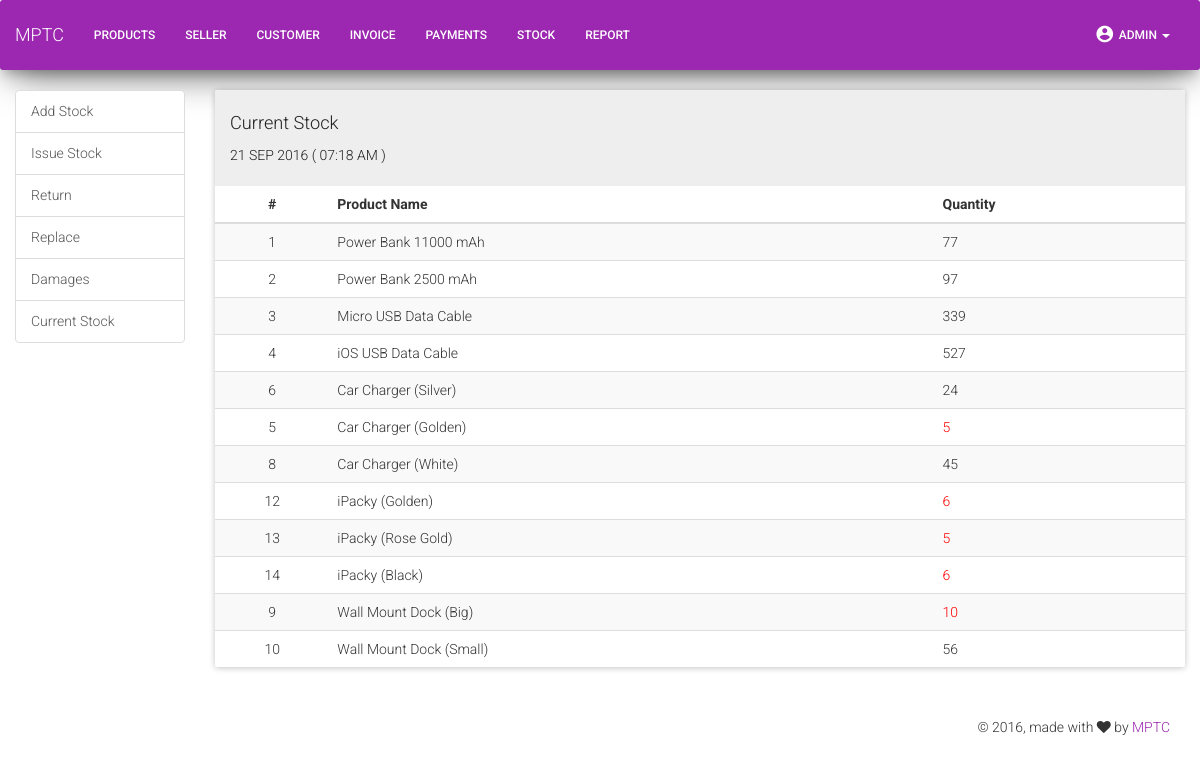
Page /currentStock.php (signed in) on the committed database.
### tables this page shows
CREATE TABLE `current_stock` (
  `stockID` int(11) NOT NULL,
  `pid` int(11) NOT NULL,
  `qty` int(11) NOT NULL,
  `uby` varchar(10) NOT NULL,
  `udate` timestamp NOT NULL DEFAULT CURRENT_TIMESTAMP ON UPDATE CURRENT_TIMESTAMP
);

CREATE TABLE `product` (
  `pid` int(11) NOT NULL,
  `pname` varchar(50) NOT NULL,
  `cid` int(11) NOT NULL,
  `pcode` varchar(50) NOT NULL,
  `pcolor` int(11) NOT NULL,
  `price` int(11) NOT NULL,
  `ptax` int(11) NOT NULL,
  `cby` varchar(50) NOT NULL,
  `cdate` timestamp NOT NULL DEFAULT CURRENT_TIMESTAMP,
  `uby` varchar(50) NOT NULL,
  `udate` timestamp NOT NULL DEFAULT CURRENT_TIMESTAMP ON UPDATE CURRENT_TIMESTAMP
);

### currentStock.php (the view, shortened to what this page needs)
<?php
include 'db.php';
require 'header.php';
require 'navbar.php';
?>
<body>
    <div class="container-fluid">
        <div class="row">
            <div class="col-xs-12 col-sm-4 col-md-2">
                <div class="list-group">
                    <a href="adstock.php" class="list-group-item">Add Stock</a>
                    <a href="stockIssue.php" class="list-group-item">Issue Stock</a>
                    <a href="return-form.php" class="list-group-item">Return</a>
                    <a href="return-form.php" class="list-group-item">Replace</a>
                    <a href="return-form.php" class="list-group-item">Damages</a>
                    <a href="currentStock.php" class="list-group-item">Current Stock</a>
                </div>
            </div>
            <div class="col-xs-12 col-sm-4 col-md-10">
                <?php
                $sql = "SELECT product.pid, product.pname, product.price, current_stock.qty FROM current_stock INNER JOIN product ON current_stock.pid = product.pid";
                                $result = $conn->query($sql);
                                if ($result->num_rows > 0) {
                ?>
                <div class="panel panel-default">
                    <div class="panel-heading"><h4>Current Stock</h4><h6><?php
                        echo date('d M Y ( h:i A )');
                        ?></h6>
                    </div>
                    <table class="table table-hover table-striped">
                        <thead>
                            <tr>
                                <th class="text-center">#</th>
                                <th>Product Name</th>
                                <th>Quantity</th>
                            </tr>
                        </thead>
                        <tbody>
                            <?php
                                    while($row = $result->fetch_assoc()) {
                                        if($row['qty']< 21){
                                            echo "<tr><td class='text-center'>". $row['pid']. "</td><td> " . $row['pname']. "</td><td style='color:red'>" . $row['qty']."</td></tr>";
                                        } else {
                                            echo "<tr><td class='text-center'>". $row['pid']. "</td><td> " . $row['pname']. "</td><td>" . $row['qty']."</td></tr>";
                                        }
                                    }
                                } else {
                                    echo "0 results";
                                }
                            ?>
                        </tbody>
                    </table>
                </div>
            </div>
        </div>
    </div>
<?php
require 'footer.php';

### header.php (shortened to what this page needs)
<!doctype html>
<html lang="en">
    <head>
	<link rel="stylesheet" href="https://maxcdn.bootstrapcdn.com/font-awesome/4.5.0/css/font-awesome.min.css" />
        <link href="bootmdl/assets/css/bootstrap.min.css" rel="stylesheet" />
        <link href="bootmdl/assets/css/material-kit.css" rel="stylesheet"/>
        <link rel="stylesheet" href="jQuery/jquery-ui.css">
    </head>

### navbar.php (shortened to what this page needs)
<nav class="navbar navbar-default" role="navigation">
    <div class="container-fluid">
    	<div class="navbar-header">
            <a class="navbar-brand" href="index.php">MPTC</a>
    	</div>
    	<div class="collapse navbar-collapse" id="bs-example-navbar-collapse-1">
            <ul class="nav navbar-nav">
                        <li><a href="products.php">Products</a></li>
                        <li><a href="seller.php">Seller</a></li>
                        <li><a href="customer.php">Customer</a></li>
                        <li><a href="bills.php">Invoice</a></li>
                        <li><a href="payments.php">Payments</a></li>
                        <li><a href="currentStock.php">Stock</a></li>
                <li><a href="offReport.php">Report</a></li>
            </ul>
            <ul class="nav navbar-nav navbar-right">
                <li class="dropdown">
                    <a href="#" class="dropdown-toggle" data-toggle="dropdown">
                        <i class="material-icons">account_circle</i><?php print_r($_SESSION['usname']); ?> <b class="caret"></b></a>
        	</li>
            </ul>
    	</div>
    </div>
</nav>

### footer.php (shortened to what this page needs)
<footer class="footer">
		<div class="container">
                    <div class="copyright pull-right">
		        &copy; 2016, made with <i class="fa fa-heart heart"></i> by
                        <a href="index.php">MPTC</a>
		    </div>
		</div>
            </footer>
</body>
</html>

### header.php (style rules this page uses)
body { background-color: white; }

### rows in the picture
current_stock: pid.pid "1", pid.pname "Power Bank 11000 mAh", qty "77"
current_stock: pid.pid "2", pid.pname "Power Bank 2500 mAh", qty "97"
current_stock: pid.pid "3", pid.pname "Micro USB Data Cable", qty "339"
current_stock: pid.pid "4", pid.pname "iOS USB Data Cable", qty "527"
current_stock: pid.pid "6", pid.pname "Car Charger (Silver)", qty "24"
current_stock: pid.pid "5", pid.pname "Car Charger (Golden)", qty "5"
current_stock: pid.pid "8", pid.pname "Car Charger (White)", qty "45"
current_stock: pid.pid "12", pid.pname "iPacky (Golden)", qty "6"
current_stock: pid.pid "13", pid.pname "iPacky (Rose Gold)", qty "5"
current_stock: pid.pid "14", pid.pname "iPacky (Black)", qty "6"
current_stock: pid.pid "9", pid.pname "Wall Mount Dock (Big)", qty "10"
current_stock: pid.pid "10", pid.pname "Wall Mount Dock (Small)", qty "56"
